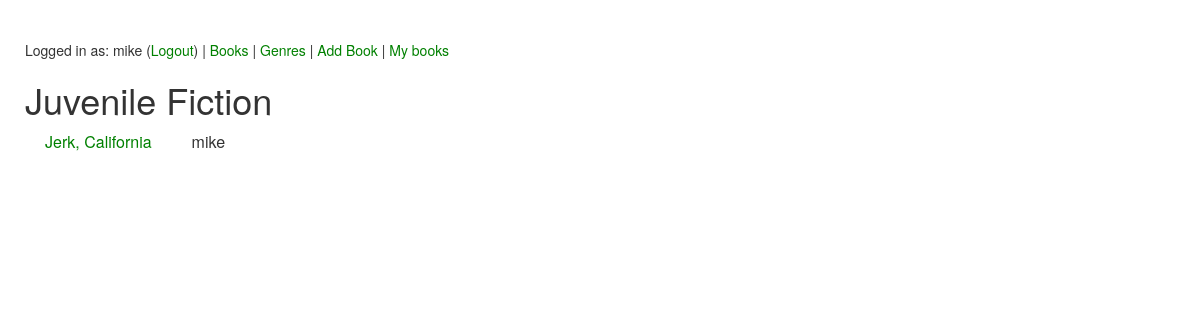
/lib/genre/5/ (signed in), run on the app's committed database.
### lib/models.py (models this page shows, shortened)
class Category(models.Model):
    category = models.CharField(max_length=200, unique=True)
    book = models.ManyToManyField(Book)

class Book(models.Model):
    location = models.ForeignKey(Location, on_delete=models.CASCADE, null=True)
    owner = models.ForeignKey(User, on_delete=models.CASCADE, null=True)
    title = models.CharField(max_length=200, null=True)
    isbn = models.IntegerField(default=-1)
    author = models.CharField(max_length=200,null=True)
    thumbnail = models.URLField(max_length=500,null=True)
    description = models.CharField(max_length=3000,null=True)
    preview = models.CharField(max_length=200,null=True)

### lib/views.py (the view)
# urls.py: url(r'^genre/(?P<pk>[0-9]+)/$', views.catview, name='genre'),
@login_required
def catview(request,pk):
    cat = Category.objects.get(id=pk)
    book_list = cat.book.all()
    book_list = [ b for b in book_list if is_group_match(b.owner,request.user)]
    context = {'book_list':book_list,'category':cat}
    return render(request, 'lib/genre.html', context)

### lib/views.py (called while the page is built)
def is_group_match(user1, user2):
    return any(x in user1.groups.all() for x in user2.groups.all())

### lib/templates/lib/genre.html (shortened to what this page needs)
{% extends "base.html" %}
{% block content %}
<h1>{{category.category}}</h1>
<table>
  {% for book in book_list %}
<tr>
  <td><a href="{% url 'lib:book' book.id %}">{{book.title}}</a></td><td>{{book.owner.username}}</td>
</tr>
  {% endfor %}
</table>
{% endblock %}

### lib/templates/base.html (shortened to what this page needs)
{% load static %}
<html>
<head>
    <link rel="stylesheet" href="//maxcdn.bootstrapcdn.com/bootstrap/3.2.0/css/bootstrap.min.css">
    <link rel="stylesheet" href="//maxcdn.bootstrapcdn.com/bootstrap/3.2.0/css/bootstrap-theme.min.css">
    <link rel="stylesheet" type="text/css" href="{% static 'lib/style.css' %}" />
</head>
<body>
    <p>Logged in as: {{ request.user.username }} (<a href={% url 'lib:logout' %}>Logout</a>)
      | <a href= {% url 'lib:books' %}>Books</a>
      | <a href= {% url 'lib:genres' %}>Genres</a>
      | <a href= {% url 'lib:input' %}>Add Book</a>
      | <a href= {% url 'lib:profile' request.user.username %}>My books</a>
    </p>
    {% block content %}{% endblock %}
</body>
</html>

### data on the page
Category: category "Juvenile Fiction"
Book: title "Jerk, California", owner.username "mike"

### other printed values
{{ request.user.username }} "mike"
